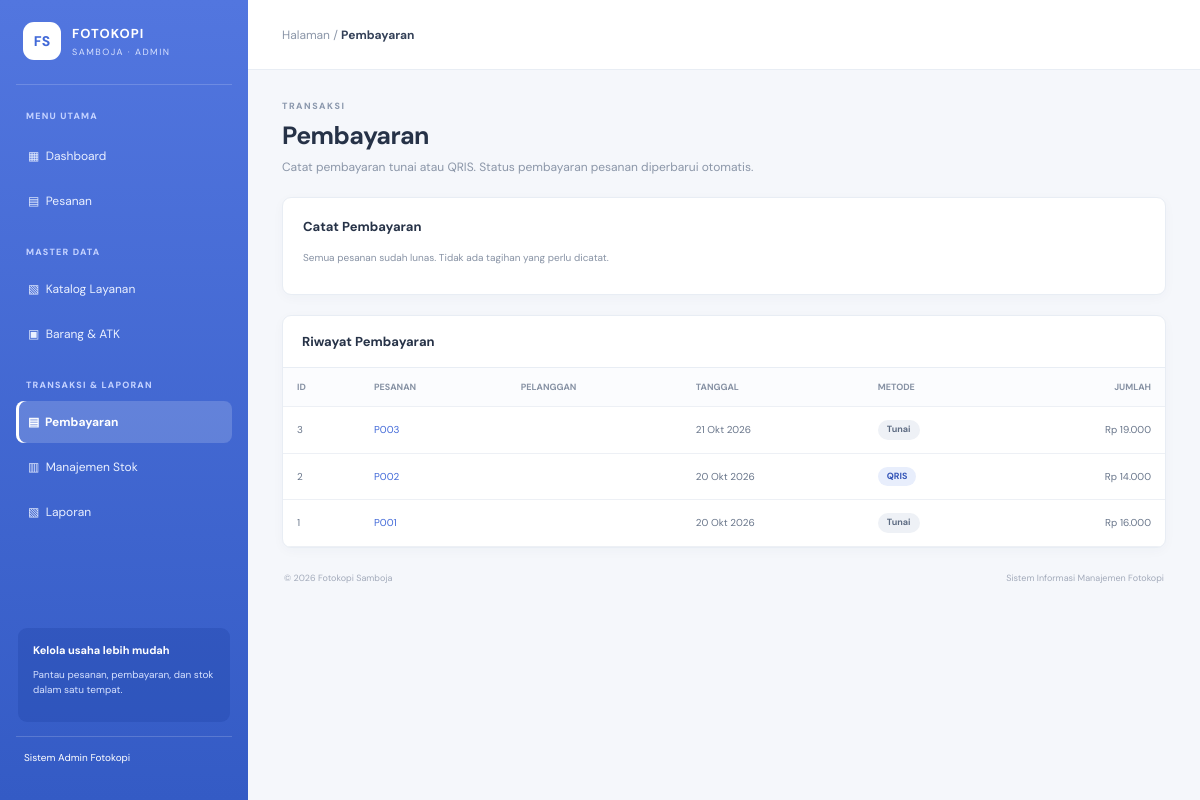
The app's page /index.php?page=pembayaran, older data.
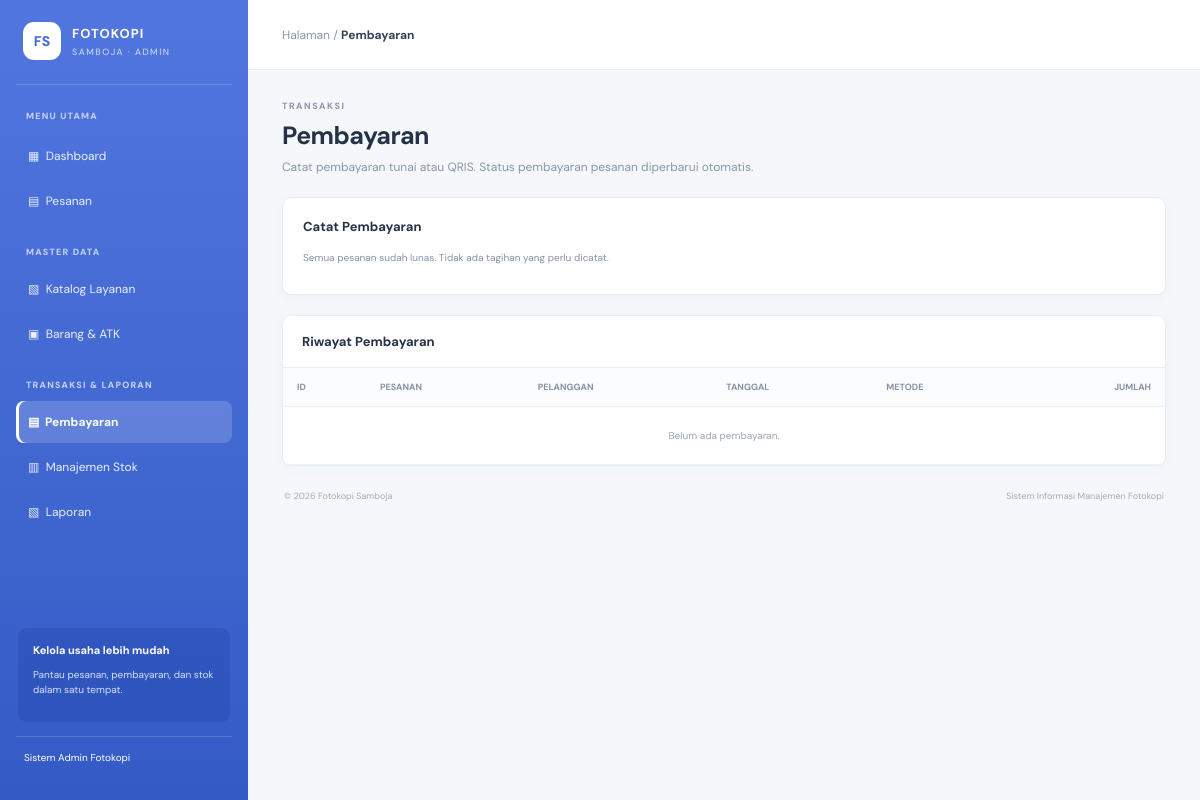
The same page, newer data.
### tables this page shows
CREATE TABLE pembayaran (
    id_pembayaran INT AUTO_INCREMENT PRIMARY KEY,
    id_pesanan VARCHAR(10) NOT NULL,
    tanggal_bayar DATE NOT NULL,
    metode_pembayaran ENUM('Tunai','QRIS') NOT NULL,
    jumlah_bayar DECIMAL(12,2) NOT NULL,

    CONSTRAINT fk_pembayaran_pesanan
        FOREIGN KEY (id_pesanan)
        REFERENCES pesanan(id_pesanan),

    CONSTRAINT chk_jumlah_bayar CHECK (jumlah_bayar >= 0)
);

### app/controllers/PaymentController.php (called while the page is built, shortened)
<?php
require_once __DIR__ . '/../models/Store.php';
class PaymentController
{
    public function index(?string $error = null, array $old = [])
    {
        $m = new Store();
        $rows   = $m->list('pembayaran');
        require __DIR__ . '/../views/pembayaran/index.php';
    }
}

### config/database.php (called while the page is built)
<?php
return [
    'host'    => 'localhost',
    'port'    => 3306,
    'dbname'  => 'db_fotokopi_samboja',
    'user'    => 'root',
    'pass'    => '',
    'charset' => 'utf8mb4',
];

### app/core/Database.php (called while the page is built, shortened)
<?php
final class Database
{
    private static ?PDO $pdo = null;
    public static function connection(): PDO
    {
        $c = require __DIR__ . '/../../config/database.php';
        $dsn = sprintf(
            'mysql:host=%s;port=%d;dbname=%s;charset=%s',
            $c['host'],
            $c['port'],
            $c['dbname'],
            $c['charset']
        );
        try {
            self::$pdo = new PDO($dsn, $c['user'], $c['pass'], [
                PDO::ATTR_ERRMODE            => PDO::ERRMODE_EXCEPTION,
                PDO::ATTR_DEFAULT_FETCH_MODE => PDO::FETCH_ASSOC,
                PDO::ATTR_EMULATE_PREPARES   => false,
            ]);
        } catch (PDOException $e) {
            throw new RuntimeException(
                'Tidak dapat terhubung ke database. Pastikan MySQL menyala, '
                . 'database sudah diimpor, dan kredensial di config/database.php benar.',
                0,
                $e
            );
        }
        return self::$pdo;
    }
}

### app/models/Store.php (called while the page is built, shortened)
<?php
require_once __DIR__ . '/BaseModel.php';
class Store extends BaseModel
{
    public function list(string $type): array
    {
        $q = [
            'layanan' => 'SELECT * FROM layanan ORDER BY nama_layanan',
            'barang' => 'SELECT * FROM barang ORDER BY nama_barang',
            'pembayaran' => '
                SELECT b.*, p.nama_pelanggan
                FROM pembayaran b
                JOIN pesanan p ON p.id_pesanan = b.id_pesanan
                ORDER BY b.tanggal_bayar DESC, b.id_pembayaran DESC',
            'stok' => '
                SELECT s.*, b.nama_barang, b.satuan
                FROM pencatatan_stok s
                JOIN barang b ON b.id_barang = s.id_barang
                ORDER BY s.tanggal_pencatatan DESC, s.id_pencatatan DESC',
        ];
        return $this->rows($q[$type]);
    }
}

### app/models/BaseModel.php (called while the page is built, shortened)
<?php
require_once __DIR__ . '/../core/Database.php';
class BaseModel
{
    protected PDO $db;
    public function __construct()
    {
        $this->db = Database::connection();
    }
    protected function run(string $sql, array $params = []): PDOStatement
    {
        $s = $this->db->prepare($sql);
        $s->execute($params);
        return $s;
    }
    protected function rows(string $sql, array $params = []): array
    {
        return $this->run($sql, $params)->fetchAll();
    }
}

### app/views/pembayaran/index.php (the view, shortened to what the changed rows need)
<?php require __DIR__ . '/../layouts/header.php'; ?>
<div class="page-heading">
    <div>
        <h1>Pembayaran</h1>
    </div>
</div>
<form class="panel form" method="post" action="index.php?page=pembayaran&action=store">
    <h2>Catat Pembayaran</h2>
</form>
<section class="panel space">
    <div class="panel-head">
        <h2>Riwayat Pembayaran</h2>
    </div>
    <div class="table-wrap">
        <table>
            <thead>
                <tr>
                    <th>ID</th>
                    <th>Pesanan</th>
                    <th>Pelanggan</th>
                    <th>Tanggal</th>
                    <th>Metode</th>
                    <th class="num">Jumlah</th>
                </tr>
            </thead>
            <tbody>
                <?php foreach ($rows as $r): ?>
                    <tr>
                        <td><?= (int) $r['id_pembayaran'] ?></td>
                        <td>
                            <a class="link" href="index.php?page=pesanan&action=detail&id=<?= urlencode($r['id_pesanan']) ?>">
                                <?= e($r['id_pesanan']) ?>
                            </a>
                        </td>
                        <td><?= e($r['nama_pelanggan']) ?></td>
                        <td><?= e(tgl($r['tanggal_bayar'])) ?></td>
                        <td><?= badge($r['metode_pembayaran']) ?></td>
                        <td class="num"><?= rp($r['jumlah_bayar']) ?></td>
                    </tr>
                <?php endforeach; ?>
                <?php if (!$rows): ?>
                    <tr><td colspan="6" class="empty">Belum ada pembayaran.</td></tr>
                <?php endif; ?>
            </tbody>
        </table>
    </div>
</section>
<?php require __DIR__ . '/../layouts/footer.php'; ?>

### app/helpers.php (shortened to what the changed rows need)
<?php
function e($v): string
{
    return htmlspecialchars((string) $v, ENT_QUOTES | ENT_SUBSTITUTE, 'UTF-8');
}
function rp($n): string
{
    return 'Rp ' . number_format((float) $n, 0, ',', '.');
}
function tgl(?string $d): string
{
    $t = strtotime($d);
    $bulan = [
        1 => 'Jan', 'Feb', 'Mar', 'Apr', 'Mei', 'Jun',
        'Jul', 'Agu', 'Sep', 'Okt', 'Nov', 'Des',
    ];
    return date('j', $t) . ' ' . $bulan[(int) date('n', $t)] . ' ' . date('Y', $t);
}
function badge(?string $text): string
{
    $map = [
        'Diproses'    => 'warn',
        'Selesai'     => 'info',
        'Diambil'     => 'ok',
        'Belum Bayar' => 'danger',
        'DP'          => 'warn',
        'Lunas'       => 'ok',
        'Masuk'       => 'ok',
        'Keluar'      => 'danger',
        'Penyesuaian' => 'info',
        'Tunai'       => 'muted',
        'QRIS'        => 'info',
        'Aman'        => 'ok',
        'Menipis'     => 'warn',
        'Habis'       => 'danger',
    ];
    $text = (string) $text;
    return '<span class="badge badge-' . ($map[$text] ?? 'muted') . '">'
        . e($text) . '</span>';
}

Row changes from the older to the newer data that the page shows:
removed pembayaran: id_pembayaran "3", id_pesanan "P003", tanggal_bayar "21 Okt 2026", metode_pembayaran "Tunai", jumlah_bayar "Rp 19.000"
removed pembayaran: id_pembayaran "2", id_pesanan "P002", tanggal_bayar "20 Okt 2026", metode_pembayaran "QRIS", jumlah_bayar "Rp 14.000"
removed pembayaran: id_pembayaran "1", id_pesanan "P001", tanggal_bayar "20 Okt 2026", metode_pembayaran "Tunai", jumlah_bayar "Rp 16.000"
Text that changed along with them:
text now shown: "Belum ada pembayaran."
